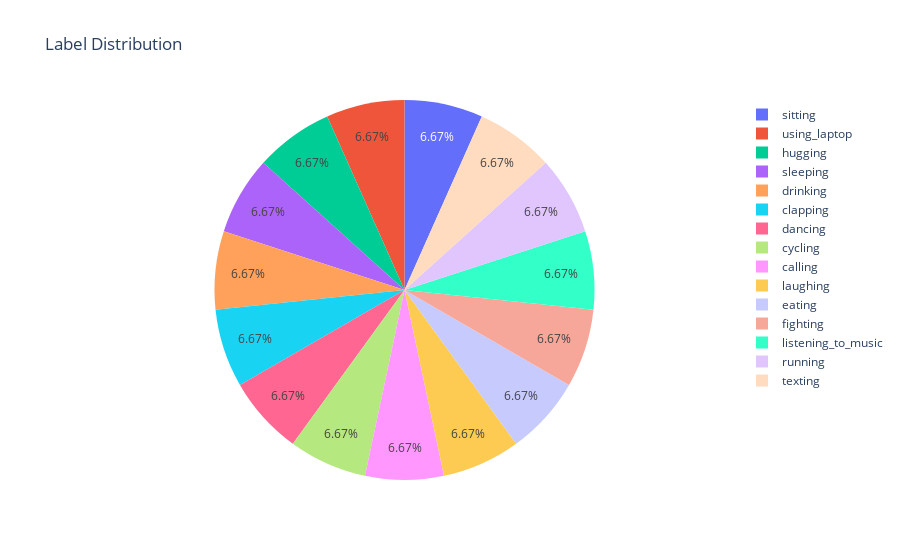

Write notebook code for a chart like this one.
### Code cell
import plotly.express as px
HAR = train_df.label.value_counts()
fig = px.pie(train_df, values=HAR.values, names=HAR.index,title="Label Distribution")
fig.show()

### Figure 1 — Plotly figure (JSON) as saved in the notebook; plotly's stock layout.template omitted (floating-point values rounded to 4 significant figures)
{"data": [{"domain": {"x": [0, 1], "y": [0, 1]}, "hovertemplate": "label=%{label}<br>value=%{value}<extra></extra>", "labels": ["sitting", "using_laptop", "hugging", "sleeping", "drinking", "clapping", "dancing", "cycling", "calling", "laughing", "eating", "fighting", "listening_to_music", "running", "texting"], "legendgroup": "", "name": "", "showlegend": true, "type": "pie", "values": [840, 840, 840, 840, 840, 840, 840, 840, 840, 840, 840, 840, 840, 840, 840]}], "layout": {"legend": {"tracegroupgap": 0}, "title": {"text": "Label Distribution"}}}
